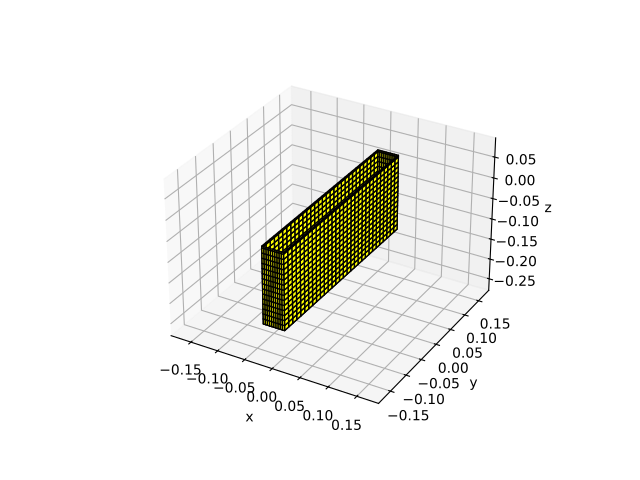

The script that saved this image:
''' this function is adapted from the TEAMER HetWECs repository. the devices modeled in this script
correspond to physical prototypes that were tested in the O.H. Hinsdale Driectional Wave Basin.
Validation of the model will be conducted against experimental data gathered from that campaign.
The physical devices were built at a 1:50 scale, so the meshes will be scaled as well.
'''
def initialize(point_abs):
    # hydro
    import capytaine as cpt
    import numpy as np
    import pandas as pd
    import matplotlib.pyplot as plt
    import csv
    import random

    # Froude scale factor used to scale prototypes
    scale = 50
    Dx = Dy = 40/scale

    # point absorber dimensions
    r,l = (14.6/2)/scale, 4.445/scale       # radius [m], length [m]
    rho_w = 1000            
    m_PA = 3.462                            # actual device mass [kg] predicted mass = 4.4680 [kg]      
    COB = m_PA/(2*np.pi*r**2*rho_w)         # center of buoyancy based on mass and radius
    Pdraft = 2*COB
    z = 0.5 * l - Pdraft                    # body center position           
    nr, ntheta, nz = 22, 40, 20             # panels in each direction
    PA_cog = (3.23469/scale) - Pdraft       # center of gravity (from top of rack)
    PA_com = np.array([0,0,PA_cog])         # center of mass

    # OSWEC dimensions
    wi,th,h = 18/scale, 1.905/scale, 10.8/scale   # width, thickness, and height of flap [m]
    draft = 0.184                                 # draft [m]
    z_flap = 0.5 * h - draft                      # box center [m]
    OS_cog = -0.152                               # center of gravity [m]
    OS_com = np.array([0,0,OS_cog])
    nw,nt,nh = 30, 10, 18                         # number of panels along width (x), thickness (y), and height (z)

    def create_floating_body(mesh_func, mesh_args, center_of_mass, dofs, name):
        body = cpt.FloatingBody(mesh=mesh_func(**mesh_args, name=name))     # create floating body
        body.keep_immersed_part()                                           # trim mesh 
        body.center_of_mass = center_of_mass                                # define center of mass
        body.add_all_rigid_body_dofs()                                      # generate degrees of freedom
        body.inertia_matrix = body.compute_rigid_body_inertia()             # compute inertia matrix
        body.hydrostatic_stiffness = body.compute_hydrostatic_stiffness()   # compute hydrostatic stiffness
        body.keep_only_dofs(dofs=dofs)                                      # choosing relevant dofs (defined in function inputs)
        return body

    # Define mesh arguments for point absorbers and oscillating surges
    pa_mesh_args = {
        'length': l,
        'radius': r,
        'resolution': (nr, ntheta, nz)
    }

    oswec_mesh_args = {
        'size': (th, wi, h),
        'resolution': (nt, nw, nh)
    }

    # Create point absorbers and oscillating surges
    OS_position = (0, 0, z_flap)
    PA_position = (0, 0, z)
    OS_name = 'rect'
    PA_name = 'cyl'
    dofs = 'Pitch'

    # generate meshed bodies
    PA = create_floating_body(cpt.mesh_vertical_cylinder, {**pa_mesh_args, 'center': PA_position}, PA_com, 'Heave', PA_name)

    OS = create_floating_body(cpt.meshes.predefined.rectangles.mesh_parallelepiped, {**oswec_mesh_args, 'center': OS_position}, OS_com, dofs, OS_name)

    if point_abs == True:
        body = PA
    else:
        body = OS    
    print(body)
    body.show_matplotlib()
    plt.savefig('body.pdf')
    plt.clf()

    return body
